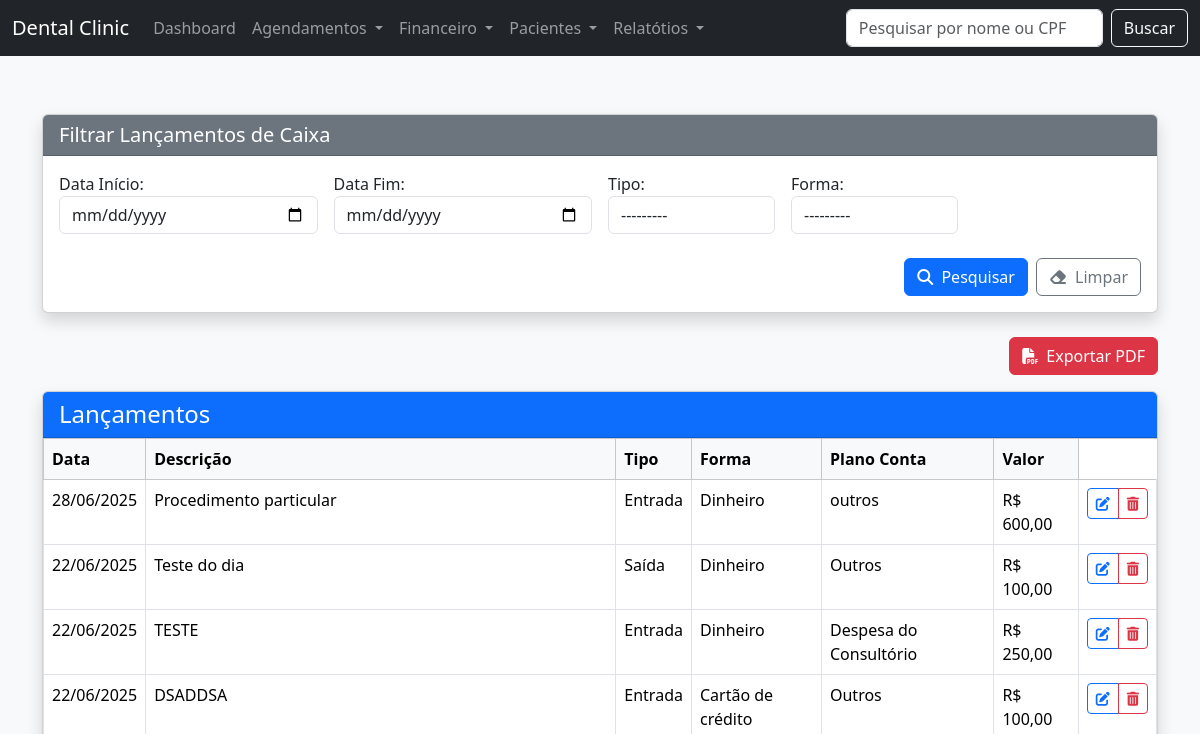
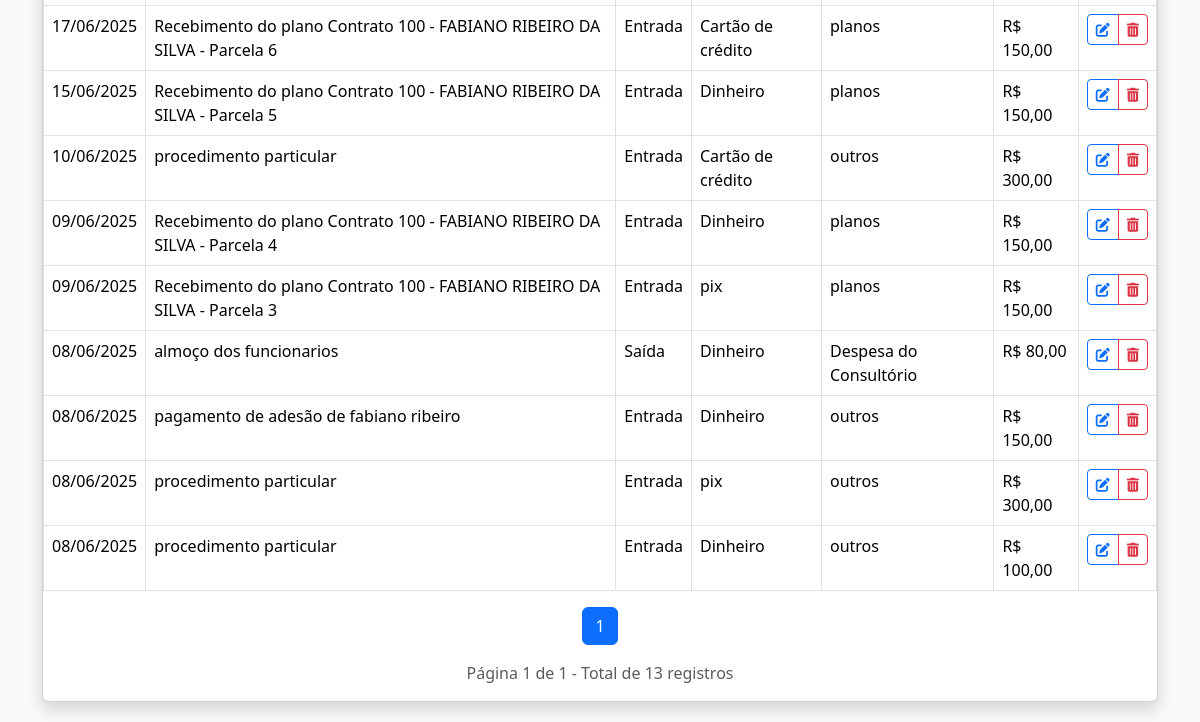
The app's page /financeiro/caixa/listar/, older data (2 pictures, top to bottom).
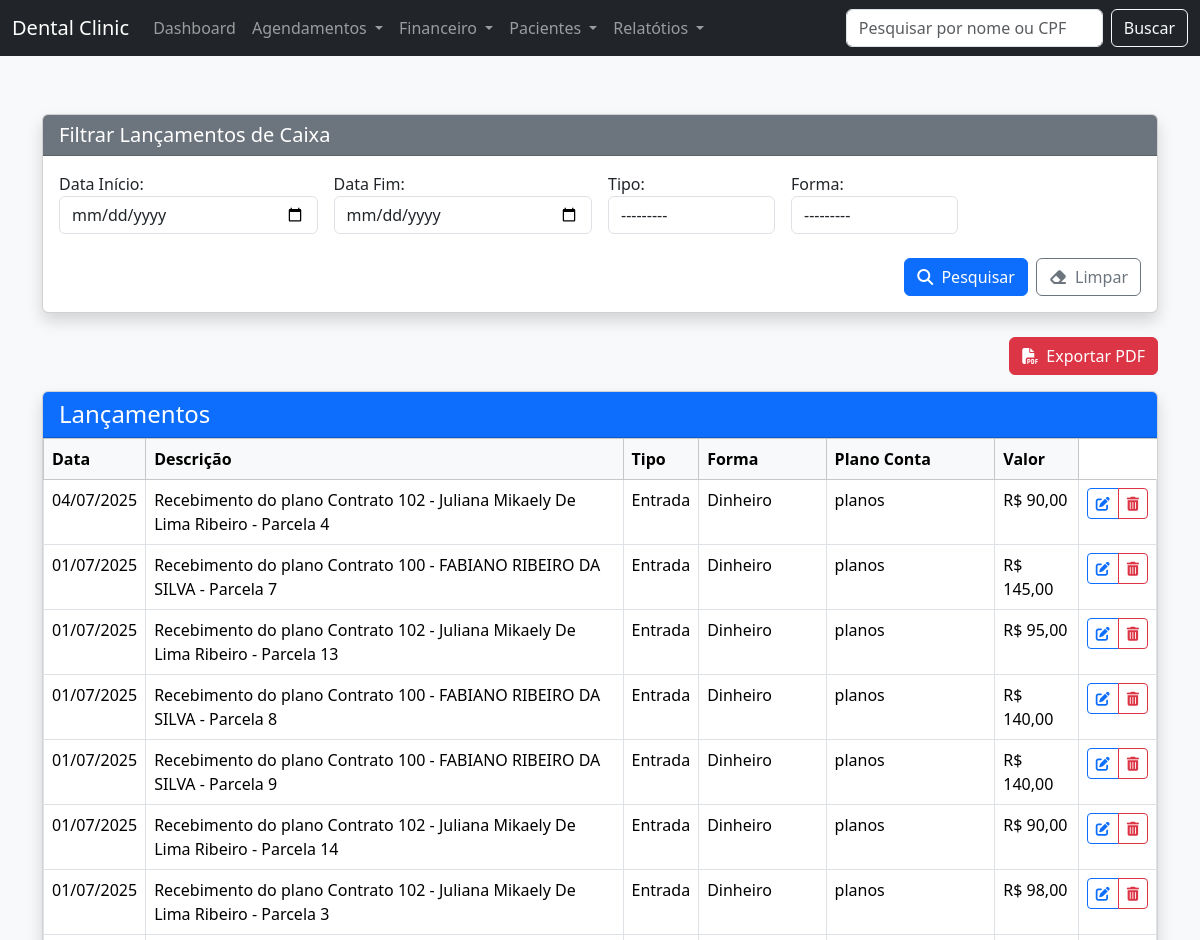
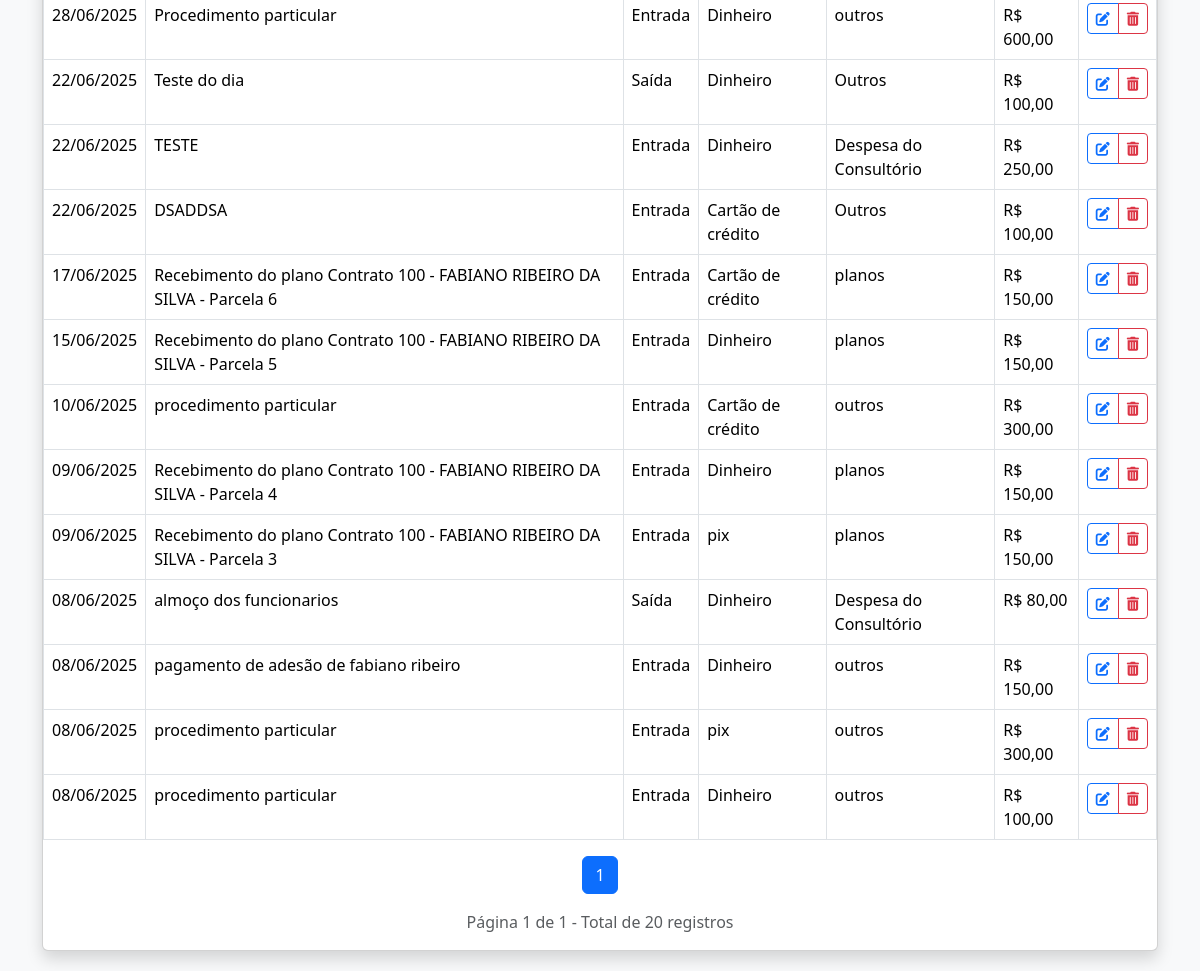
The same page, newer data (2 pictures, top to bottom).
### financeiro/models.py (models this page shows, shortened)
class Caixa(models.Model):
    PLANO_DE_CONTAS = [
        ('Consultorio', 'Despesa do Consultório'),
        ('Boletos', 'Boletos'),
        ('Outros', 'Outros'),
        ('Planos', 'Planos'),
        ('Procedimento', 'Procedimento Particular')
    ]
    FORMA_CHOICES = [
        ('dinheiro', 'Dinheiro'),
        ('pix_pj', 'Pix PJ'),
        ('pix_pf', 'Pix PF'),
        ('cartao_credito', 'Cartão de crédito'),
        ('cartao_debito', 'Cartão de débito'),
    ]
    TIPO_CHOICES = [
     ('entrada', 'Entrada'),
     ('saida', 'Saída'),
    ]
    data = models.DateField(default=date.today)
    descricao = models.CharField(max_length=255)
    valor = models.DecimalField(max_digits=10, decimal_places=2)
    tipo = models.CharField(max_length=10, choices=[('entrada', 'Entrada'), ('saida', 'Saída')])
    forma = models.CharField(max_length=20, choices=FORMA_CHOICES)
    plano_conta = models.CharField(max_length=30, choices=PLANO_DE_CONTAS, default='outros')
    observacao = models.TextField(blank=True)

### financeiro/views.py (the view)
# urls.py: path('caixa/listar/', views.lista_caixa, name='lista_caixa'),# Lista vazia - nenhuma URL definida
def lista_caixa(request):
    queryset = Caixa.objects.all().order_by('-data')
    filtro = CaixaFilter(request.GET, queryset=queryset)
    resultados = filtro.qs
    total_entradas = resultados.filter(tipo='entrada').aggregate(Sum('valor'))['valor__sum'] or 0
    total_saidas = resultados.filter(tipo='saida').aggregate(Sum('valor'))['valor__sum'] or 0
    saldo = total_entradas - total_saidas
    paginator = Paginator(resultados, 25)
    page_number = request.GET.get('page')
    lancamentos_paginados = paginator.get_page(page_number)
    context = {
        'filter': filtro,
        'lancamentos': lancamentos_paginados,  # Objeto paginado para a tabela
        'total_entradas': total_entradas,
        'total_saidas': total_saidas,
        'saldo': saldo,
        'total_registros': resultados.count()  # Total de registros (não paginado)
    }
    return render(request, 'financeiro/caixa/lista_caixa.html', context)

### financeiro/templates/financeiro/caixa/lista_caixa.html (shortened to what this page needs)
{% extends 'core/base.html' %}
{% block content %}
<div class="container mt-4">
    <div class="card shadow mb-4">
        <div class="card-header bg-secondary text-white">
            <h5 class="mb-0">Filtrar Lançamentos de Caixa</h5>
        </div>
        <div class="card-body">
            <form method="get">
                <div class="row g-3">
                    <div class="col-md-3">
                        <label for="{{ filter.form.data_inicio.id_for_label }}">Data Início:</label>
                        {{ filter.form.data_inicio }}
                    </div>
                    <div class="col-md-3">
                        <label for="{{ filter.form.data_fim.id_for_label }}">Data Fim:</label>
                        {{ filter.form.data_fim }}
                    </div>
                    <div class="col-md-2">
                        <label for="{{ filter.form.tipo.id_for_label }}">Tipo:</label>
                        {{ filter.form.tipo }}
                    </div>
                    <div class="col-md-2">
                        <label for="{{ filter.form.forma.id_for_label }}">Forma:</label>
                        {{ filter.form.forma }}
                    </div>
                </div>
                <div class="d-flex justify-content-end mt-4">
                    <button type="submit" class="btn btn-primary me-2">
                        <i class="fas fa-search me-1"></i> Pesquisar
                    </button>
                    <a href="{% url 'financeiro:lista_caixa' %}" class="btn btn-outline-secondary">
                        <i class="fas fa-eraser me-1"></i> Limpar
                    </a>
                </div>
            </form>
        </div>
    </div>
    <div class="d-flex justify-content-end mb-3">
        <a href="{% url 'financeiro:caixa_pdf' %}?{{ request.GET.urlencode }}" target="_blank" class="btn btn-danger ms-2">
            <i class="fas fa-file-pdf me-1"></i> Exportar PDF
        </a>
    </div>
    <div class="card shadow">
        <div class="card-header bg-primary text-white">
            <h4 class="mb-0">Lançamentos</h4>
        </div>
        <div class="card-body p-0">
            {% if lancamentos %}
                <div class="table-responsive">
                    <table class="table table-hover table-bordered mb-0">
                        <thead class="table-light">
                            <tr>
                                <th>Data</th>
                                <th>Descrição</th>
                                <th>Tipo</th>
                                <th>Forma</th>
                                <th>Plano Conta</th>
                                <th>Valor</th>
                            </tr>
                        </thead>
                        <tbody>
                            {% for lancamento in lancamentos %}
                            <tr>
                                <td>{{ lancamento.data|date:"d/m/Y" }}</td>
                                <td>{{ lancamento.descricao }}</td>
                                <td>{{ lancamento.get_tipo_display }}</td>
                                <td>{{ lancamento.get_forma_display }}</td>
                                <td>{{ lancamento.get_plano_conta_display }}</td>
                                <td>R$ {{ lancamento.valor|floatformat:2 }}</td>
                                <td class="text-center">
                                  <div class="btn-group btn-group-sm" role="group">
                                      <a href="{% url 'financeiro:editar_caixa' lancamento.id %}" class="btn btn-outline-primary" title="Abrir">
                                         <i class="fas fa-edit"></i>
                                        </a>
                                       <a href="{% url 'financeiro:excluir_caixa' lancamento.id %}" class="btn btn-outline-danger" title="Excluir">
                                         <i class="fas fa-trash-alt"></i>
                                        </a>
                                    </div>
                                </td>
                            </tr>
                            {% endfor %}
                        </tbody>
                    </table>
                </div>
                <div class="p-3">
                    <nav aria-label="Page navigation">
                        <ul class="pagination justify-content-center">
                            {% for num in lancamentos.paginator.page_range %}
                                {% if lancamentos.number == num %}
                                    <li class="page-item active"><a class="page-link" href="#">{{ num }}</a></li>
                                {% endif %}
                            {% endfor %}
                        </ul>
                    </nav>
                    <div class="text-center text-muted">
                        Página {{ lancamentos.number }} de {{ lancamentos.paginator.num_pages }} - Total de {{ lancamentos.paginator.count }} registros
                    </div>
                </div>
            {% else %}
                <div class="p-3 text-center text-muted">
                    Nenhum lançamento encontrado.
                </div>
            {% endif %}
        </div>
    </div>
</div>
{% endblock %}

### templates/core/base.html (shortened to what this page needs)
<!doctype html>
<html lang="pt-br">
<head>
  <link href="https://cdn.jsdelivr.net/npm/bootstrap@5.3.3/dist/css/bootstrap.min.css" rel="stylesheet" />
  <link href="https://cdnjs.cloudflare.com/ajax/libs/font-awesome/6.4.0/css/all.min.css" rel="stylesheet" />
</head>
<body>
<nav class="navbar navbar-expand-lg navbar-dark bg-dark fixed-top">
  <div class="container-fluid">
    <a class="navbar-brand" href="{% url 'core:dashboard' %}">Dental Clinic</a>
    <div class="collapse navbar-collapse" id="navbarNavDropdown">
      <ul class="navbar-nav me-auto">
        <li class="nav-item">
          <a class="nav-link" href="{% url 'core:dashboard' %}">Dashboard</a>
        </li>
        <li class="nav-item dropdown">
          <a
            class="nav-link dropdown-toggle"
            href="#"
            id="agendamentoDropdown"
            role="button"
            data-bs-toggle="dropdown"
            aria-expanded="false"
          >
            Agendamentos
          </a>
        </li>
        <li class="nav-item dropdown">
          <a
            class="nav-link dropdown-toggle"
            href="#"
            id="financeiroDropdown"
            role="button"
            data-bs-toggle="dropdown"
            aria-expanded="false"
          >
            Financeiro
          </a>
        </li>
        <li class="nav-item dropdown">
          <a
            class="nav-link dropdown-toggle"
            href="#"
            id="pacientesDropdown"
            role="button"
            data-bs-toggle="dropdown"
            aria-expanded="false"
          >
            Pacientes
          </a>
        </li>
         <li class="nav-item dropdown">
          <a
            class="nav-link dropdown-toggle"
            href="#"
            id="pacientesDropdown"
            role="button"
            data-bs-toggle="dropdown"
            aria-expanded="false"
          >
            Relatótios
          </a>
        </li>
      </ul>
      <form class="d-flex" role="search" action="{% url 'financeiro:buscar_paciente' %}" method="GET">
    <input
      id="autocomplete-busca"
      class="form-control me-2"
      type="search"
      placeholder="Pesquisar por nome ou CPF"
      aria-label="Pesquisar"
      name="q"
      autocomplete="on"
    />
    <button class="btn btn-outline-light" type="submit">Buscar</button>
</form>
    </div>
  </div>
</nav>
<div class="container-fluid dashboard">
  {% block content %}{% endblock %}
</div>
<link rel="stylesheet" href="https://code.jquery.com/ui/1.13.0/themes/base/jquery-ui.css">
</body>
</html>

### templates/core/base.html (style rules this page uses)
body { background-color: #f8f9fa; padding-top: 70px; }
.dashboard { display: flex; gap: 20px; padding: 20px; }
.card-header { font-weight: bold; }

Row changes from the older to the newer data that the page shows:
added Caixa: data "04/07/2025", descricao "Recebimento do plano Contrato 102 - Juliana Mikaely De Lima Ribeiro - Parcela 4", tipo "Entrada", forma "Dinheiro", plano_conta "planos", valor "90,00"
added Caixa: data "01/07/2025", descricao "Recebimento do plano Contrato 100 - FABIANO RIBEIRO DA SILVA - Parcela 7", tipo "Entrada", forma "Dinheiro", plano_conta "planos", valor "145,00"
added Caixa: data "01/07/2025", descricao "Recebimento do plano Contrato 102 - Juliana Mikaely De Lima Ribeiro - Parcela 13", tipo "Entrada", forma "Dinheiro", plano_conta "planos", valor "95,00"
added Caixa: data "01/07/2025", descricao "Recebimento do plano Contrato 100 - FABIANO RIBEIRO DA SILVA - Parcela 8", tipo "Entrada", forma "Dinheiro", plano_conta "planos", valor "140,00"
added Caixa: data "01/07/2025", descricao "Recebimento do plano Contrato 100 - FABIANO RIBEIRO DA SILVA - Parcela 9", tipo "Entrada", forma "Dinheiro", plano_conta "planos", valor "140,00"
added Caixa: data "01/07/2025", descricao "Recebimento do plano Contrato 102 - Juliana Mikaely De Lima Ribeiro - Parcela 14", tipo "Entrada", forma "Dinheiro", plano_conta "planos", valor "90,00"
added Caixa: data "01/07/2025", descricao "Recebimento do plano Contrato 102 - Juliana Mikaely De Lima Ribeiro - Parcela 3", tipo "Entrada", forma "Dinheiro", plano_conta "planos", valor "98,00"
Text that changed along with them:
{{ lancamentos.paginator.count }}: "13" → "20"
